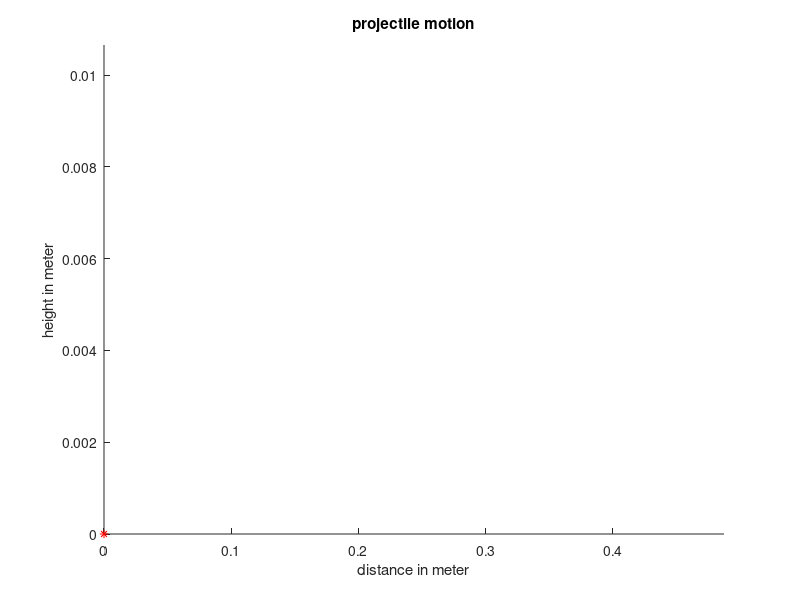

MATLAB code to generate this figure:
% Projectile Motion
v0 = input('intial velocity (m/s)=');
a = input('angle of projectile(in degree)=');
h = input('time step (in second)=');
h2 = input('time step 2 (in second)=');
h3 = input('time step 3 (in second)=');
a = a*pi/180;
g = 9.8;
xmax = v0^2*sin(2*a)/g; % Range Formula
ymax = v0^2*sin(a)^2/(2*g); % Height Formula
td = 2*v0*sin(a)/g; % Time

x1 = 0;
y1 = 0;
v1 = v0*sin(a);
figure('color','white');
hold on
for t=0:h:td+h
    x_analytic = v0*t*cos(a); % Analytic Solution for x
    y_analytic = v0*t*sin(a)-(g*t^2)/2; % Analytic Solution for y
   
    plot(x_analytic,y_analytic, 'r*') % Plot Analytical Solution
    x1 = x1+(h*v0*cos(a)); % Euler Method for x
    y1 = y1+(h*v1); % Euler Method for y
    v1 = v1 - (h*g);

    if y1 < 0
        break;
    end
    xlim([0 1.1*xmax]) % Limit x-axis
    ylim([0 1.1*ymax]) % Limit y-axis
    title('projectile motion');
    xlabel('distance in meter');
    ylabel('height in meter');
    getframe;

end